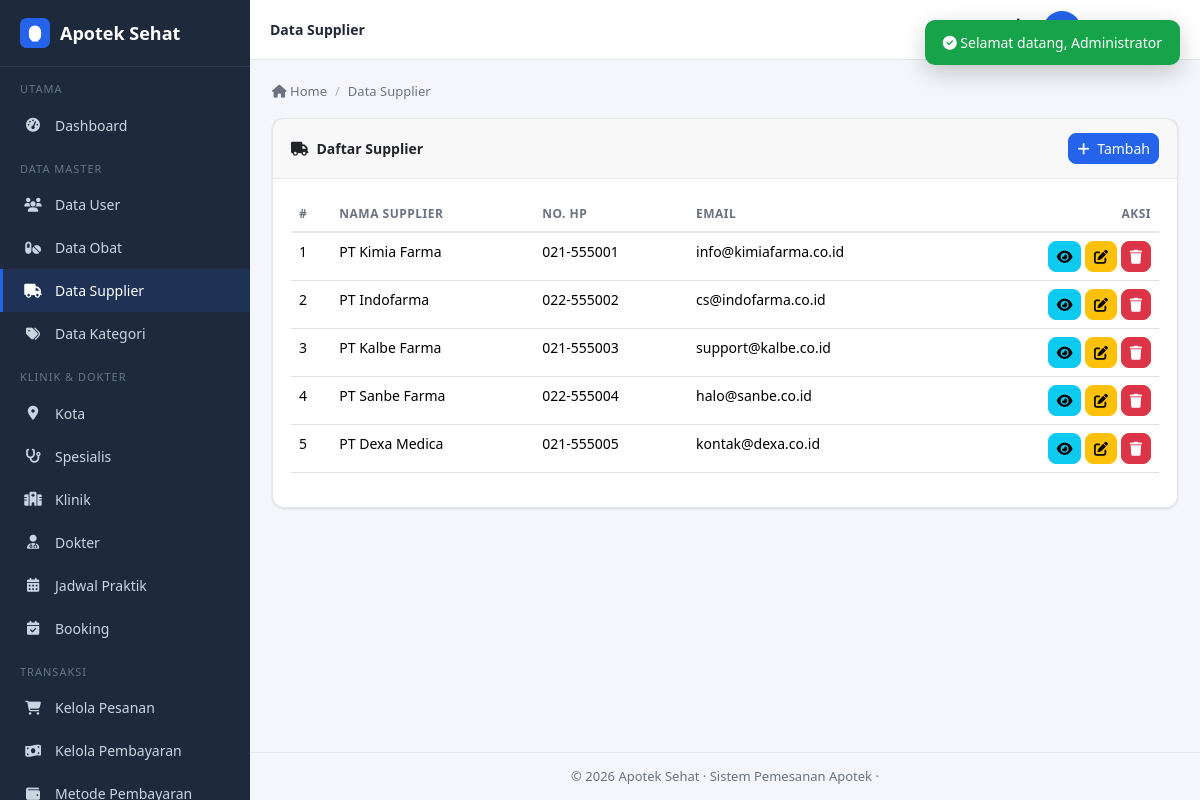
The app's page /admin/supplier/index.php (signed in) with its own data.
### tables this page shows
CREATE TABLE IF NOT EXISTS supplier (
  id_supplier    INT(11) UNSIGNED NOT NULL AUTO_INCREMENT,
  nama_supplier  VARCHAR(100) NOT NULL,
  alamat         TEXT DEFAULT NULL,
  no_hp          VARCHAR(20) DEFAULT NULL,
  email          VARCHAR(100) DEFAULT NULL,
  PRIMARY KEY (id_supplier)
);

### functions/functions.php (called while the page is built, shortened)
<?php
function csrf_token() {
    return $_SESSION['csrf'];
}
function e($str) {
    return htmlspecialchars((string)($str ?? ''), ENT_QUOTES, 'UTF-8');
}

### admin/supplier/index.php (the view, shortened to what this page needs)
<?php
require_once '../../config/koneksi.php';
$suppliers = $pdo->query("SELECT * FROM supplier ORDER BY id_supplier")->fetchAll();
require_once '../../includes/header_admin.php';
?>
<div class="card">
    <div class="card-header">
        <span><i class="fas fa-truck me-2"></i>Daftar Supplier</span>
        <button class="btn btn-sm btn-primary" data-bs-toggle="modal" data-bs-target="#modalForm"><i class="fas fa-plus me-1"></i> Tambah</button>
    </div>
    <div class="card-body">
        <table id="table" class="table table-hover" style="width:100%">
            <thead><tr><th>#</th><th>Nama Supplier</th><th>No. HP</th><th>Email</th><th class="text-end">Aksi</th></tr></thead>
            <tbody>
            <?php foreach ($suppliers as $i => $s): ?>
                <tr>
                    <td><?= $i + 1 ?></td>
                    <td><?= e($s['nama_supplier']) ?></td>
                    <td><?= e($s['no_hp']) ?></td>
                    <td><?= e($s['email']) ?></td>
                    <td class="text-end">
                        <button class="btn btn-sm btn-info" data-bs-toggle="modal" data-bs-target="#modalDetail"
                            data-nama="<?= e($s['nama_supplier']) ?>" data-alamat="<?= e($s['alamat']) ?>" data-hp="<?= e($s['no_hp']) ?>" data-email="<?= e($s['email']) ?>"><i class="fas fa-eye"></i></button>
                        <button class="btn btn-sm btn-warning" data-bs-toggle="modal" data-bs-target="#modalForm"
                            data-id="<?= $s['id_supplier'] ?>" data-nama="<?= e($s['nama_supplier']) ?>" data-alamat="<?= e($s['alamat']) ?>" data-hp="<?= e($s['no_hp']) ?>" data-email="<?= e($s['email']) ?>"><i class="fas fa-edit"></i></button>
                        <a href="?hapus=<?= $s['id_supplier'] ?>&csrf_token=<?= csrf_token() ?>" class="btn btn-sm btn-danger" onclick="konfirmHapus(this.href,'Hapus supplier ini?');return false;"><i class="fas fa-trash"></i></a>
                    </td>
                </tr>
            <?php endforeach; ?>
            </tbody>
        </table>
    </div>
</div>
<?php
require_once '../../includes/footer_admin.php';

### assets/css/style.css (style rules this page uses)
:root { --primary: #2563eb; --primary-dark: #1d4ed8; --primary-light: #dbeafe; --bg: #f4f6fb; --surface: #ffffff; --text: #1f2937; --text-muted: #6b7280; --border: #e5e7eb; --sidebar-bg: #1e293b; --sidebar-text: #cbd5e1; --success: #16a34a; --danger: #dc2626; --warning: #f59e0b; --info: #0ea5e9; --shadow: 0 1px 3px rgba(0,0,0,.08), 0 1px 2px rgba(0,0,0,.04); --radius: 12px; }
* { box-sizing: border-box; }
body { background: var(--bg); color: var(--text); font-family: 'Segoe UI', system-ui, -apple-system, sans-serif; margin: 0; font-size: 14px; }
a { text-decoration: none; color: var(--primary); }
.table td, .table th { white-space: normal; overflow-wrap: anywhere; word-break: break-word; }
.card, .card-body, .card-header, .alert, .modal-body, .modal-header, .modal-footer, .dropdown-menu, .dropdown-item { overflow-wrap: anywhere; word-break: break-word; }
.card { background: var(--surface); border: 1px solid var(--border); border-radius: var(--radius); box-shadow: var(--shadow); margin-bottom: 20px; }
.card-header { padding: 14px 18px; border-bottom: 1px solid var(--border); font-weight: 600; display: flex; justify-content: space-between; align-items: center; }
.card-body { padding: 18px; }
.btn-primary, .btn-success, .btn-danger, .btn-warning, .btn-info, .btn-secondary, .btn-outline-primary { border-radius: 8px; font-size: 14px; }
.btn-primary { background: var(--primary); border-color: var(--primary); }
.table { color: var(--text); }
.table > :not(caption) > * > * { background: transparent; }
.table thead th { border-bottom: 2px solid var(--border); font-size: 12px; text-transform: uppercase; letter-spacing: .5px; color: var(--text-muted); }

### records on screen
supplier: nama_supplier "PT Kimia Farma", no_hp "021-555001", email "info@kimiafarma.co.id"
supplier: nama_supplier "PT Indofarma", no_hp "022-555002", email "cs@indofarma.co.id"
supplier: nama_supplier "PT Kalbe Farma", no_hp "021-555003", email "support@kalbe.co.id"
supplier: nama_supplier "PT Sanbe Farma", no_hp "022-555004", email "halo@sanbe.co.id"
supplier: nama_supplier "PT Dexa Medica", no_hp "021-555005", email "kontak@dexa.co.id"

### other values on screen
$page_title "Data Supplier"
